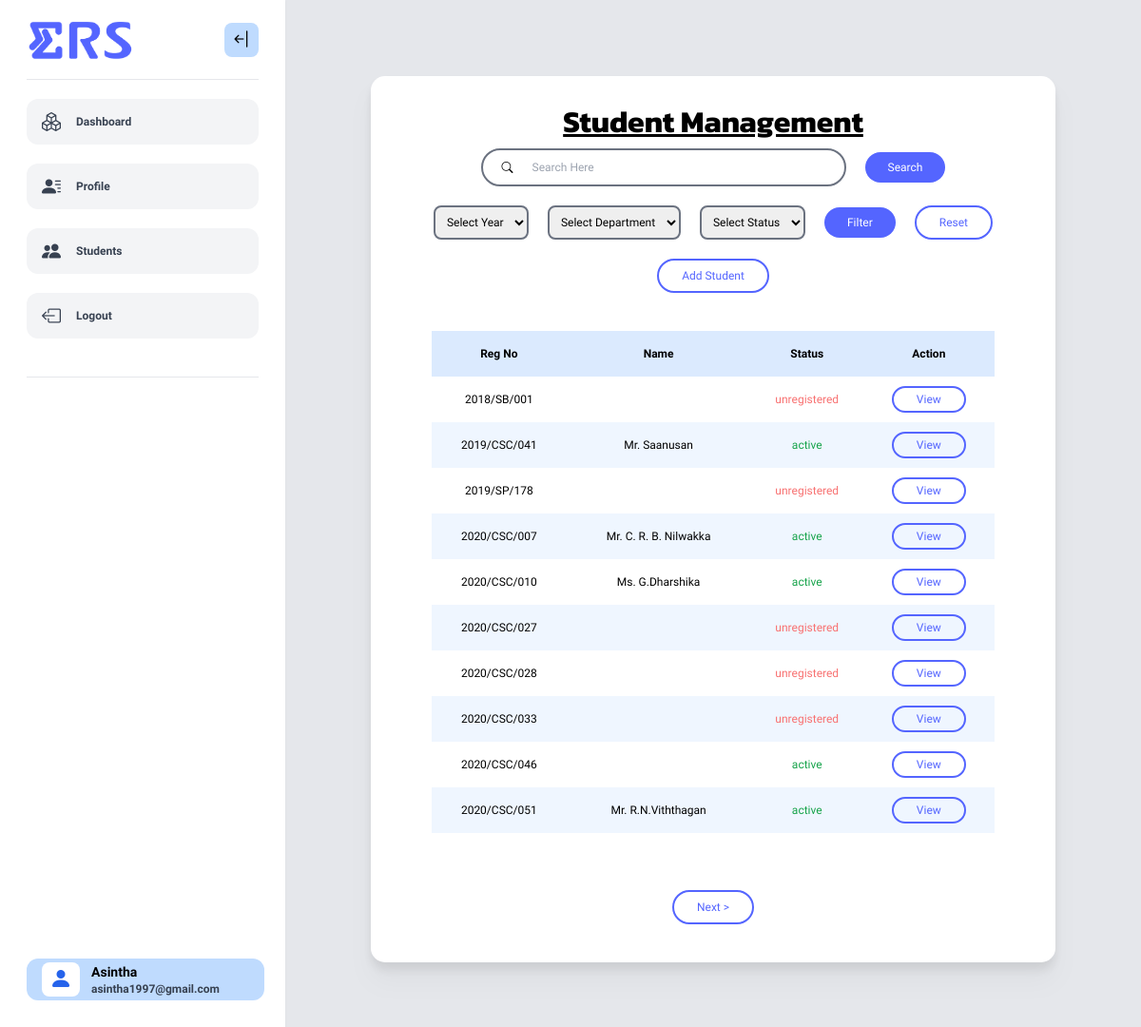
The app's page /admin/index.php?page=stud (signed in) with its own data.
### tables this page shows
CREATE TABLE `student` (
  `regNo` varchar(12) NOT NULL,
  `title` varchar(5) DEFAULT NULL,
  `nameWithInitial` varchar(60) DEFAULT NULL,
  `fullName` varchar(150) DEFAULT NULL,
  `district` varchar(30) DEFAULT NULL,
  `mobileNo` varchar(11) DEFAULT NULL,
  `landlineNo` varchar(11) DEFAULT NULL,
  `homeAddress` varchar(300) DEFAULT NULL,
  `addressInJaffna` varchar(300) DEFAULT NULL,
  `profile_img` varchar(255) DEFAULT NULL
);

CREATE TABLE `student_check` (
  `regNo` varchar(12) NOT NULL,
  `email` varchar(80) NOT NULL,
  `password` varchar(255) DEFAULT NULL,
  `status` varchar(20) NOT NULL DEFAULT 'unregistered',
  `verificationCode` int(11) DEFAULT NULL,
  `verificationStatus` varchar(15) NOT NULL DEFAULT 'not_verified'
);

### config/adminName.php (called while the page is built, shortened)
<?php
$get_name = "
    SELECT a.name, ad.title
    FROM admin a
    INNER JOIN admin_details ad
    ON a.email = ad.email
    WHERE ad.email ='".$_SESSION['userid']."'";
$res = mysqli_fetch_assoc(mysqli_query($con, $get_name));
$userprofname = $res['name'];
?>

### admin/studentAdmin/admin_student.php (the view, shortened to what this page needs)
<?php
$current_page = isset($_GET['no']) ? intval($_GET['no']) : 1;
$records_per_page = 10;
$offset = ($current_page - 1) * $records_per_page;
$sql = "SELECT * FROM student INNER JOIN student_check ON student.regNo = student_check.regNo";
$limit = " LIMIT $offset, $records_per_page";
$forcount = $sql;
$sql .= $limit;
$stdlist = mysqli_query($con, $sql);
?>
<div class="flex flex-col items-center justify-around gap-5">
    <h1 class="title">Student Management</h1>
    <form  id="searchform" action="index.php?page=stud" method="post" class="flex items-center gap-5">
        <div class="search-bar w-96 h-10 border-2 border-gray-500 rounded-full flex items-center gap-5 px-5">
            <i class="bi bi-search"></i>
            <input type="text" name="searchkey" placeholder="Search Here" value="<?php echo (isset($searchkey)) ? $searchkey : "" ?>" class="outline-none h-full w-full" required>
        </div>
        <button class="btn fill-btn" type="submit" name="search">Search</button>
    </form>
    <div class="filter">
        <form id="filterform" method="post" action="index.php?page=stud"  class="flex gap-5 items-center">
            <select name="year" id="year"  class="p-2 border-2 border-gray-500 rounded-lg outline-none">
                <option value="none">Select Year</option>
            </select>
            <?php
                $distinctDept = "SELECT DISTINCT SUBSTRING(SUBSTRING_INDEX(regNo, '/', 2), 6) AS code FROM student";
                $result = $con->query($distinctDept);
                if ($result->num_rows > 1) { ?>
                    <select for="dept" name="dept" class="p-2 border-2 border-gray-500 rounded-lg outline-none">
                        <option value="none">Select Department</option>
                    </select>
                <?php
                }
            ?>
            <?php
                $distinctStatus = "SELECT DISTINCT status FROM student_check";
                $result = $con->query($distinctStatus);
                if ($result->num_rows > 1) { ?>
                    <select for="status" name="status" class="p-2 border-2 border-gray-500 rounded-lg outline-none">
                        <option value="none">Select Status</option>
                    </select>
                    <?php
                }
            ?>
            <div class="flex items-center gap-5">
                <button type="submit" name="filter" value="Filter" class="btn fill-btn">Filter</button>
                <a href="index.php?page=stud">
                    <button id="add" class="btn outline-btn">Reset</button>
                </a>
            </div>
        </form>
    </div>
    <a href="index.php?page=addStud">
        <button id="add" class="btn outline-btn">Add Student</button>
    </a>
    <table class="w-10/12 mt-5 text-center">
        <tr class="h-12 bg-blue-100 font-semibold">
            <th>Reg No</th>
            <th>Name</th>
            <th>Status</th>
            <th>Action</th>
        </tr>
        <?php
        if (mysqli_num_rows($stdlist) > 0) {
        while ($row = mysqli_fetch_assoc($stdlist)) {
            ?>
            <tr class="h-12 odd:bg-blue-50">
                <td><?php echo $row['regNo']; ?></td>
                <td><?php echo ($row['title'] != "") ? $row['title'] . ". " : "";
                    echo $row['nameWithInitial']; ?></td>
                <td class="<?php echo ($row['status'] == 'active') ? 'text-green-600' : 'text-red-400'; ?>"><?php echo $row['status']; ?></td>
                <td>
                    <button onclick="view('<?php echo $row['regNo']; ?>')" class="btn outline-btn !py-1">View</button>
                </td>
            </tr>
            <?php
        }
        } else {
            echo "<tr class='h-12 odd:bg-blue-50'>
                     <td colspan='4'>No record found</td>
                  </tr>
                ";
        }
        ?>
    </table>
<div class="w-1/2 flex items-center justify-around mt-10">
<?php
$next_page = $current_page + 1;
    $count_result = mysqli_query($con, $forcount);
    $total_records = $count_result->num_rows;
    $total_pages = ceil($total_records / $records_per_page);
    if ($next_page <= $total_pages) {
        echo "<button onclick='pagechange($next_page)' class='btn outline-btn'>Next ></button>";
    }
    ?>
</div>
</div>

### admin/index.php (shortened to what this page needs)
<?php
require_once("../config/connect.php");
require_once("../config/adminName.php");
?>
<!doctype html>
<html lang="en">
<head>
    <script src="https://cdn.tailwindcss.com"></script>
    <link
      rel="stylesheet"
      href="https://cdn.jsdelivr.net/npm/bootstrap-icons@1.7.2/font/bootstrap-icons.css" />
    <link rel="stylesheet" type="text/css" href="../assets/css/admin.css" />
</head>
<body class="bg-gray-200 sm:text-xs xl:text-sm 2xl:text-base">
<?php
    require_once("navbar.php");
?>
<div id="nextSibling" class="transition-all ml-[300px] h-auto flex items-center justify-center py-20">
    <div class = "card drop-shadow-xl">
        <?php
        if ($_SESSION['role'] == "Admin_Student") {
            if(isset($_GET['page'])){
                if($_GET['page'] === "stud"){
                    include("studentAdmin/admin_student.php");
                }
            }
            else
                include("studentAdmin/stud_admin_dashboard.php");
        }
        ?>
    </div>
</div>
</body>
</html>

### admin/navbar.php (shortened to what this page needs)
<nav
  id="navBar"
  class="fixed top-0 bottom-0 lg:left-0 py-5 px-7 w-[300px] bg-white drop-shadow-sm transition-all">
  <div class="flex items-center justify-between">
    <img
      src="../assets/img/logo/ERS_logo.gif"
      alt="Logo"
      class="w-28 transition-all"
      id="nav-logo" />
    <i
      onclick="toggleNavBar()"
      id="open-close-btn"
      class="bi bi-arrow-bar-left text-xl py-1 px-2 rounded-lg bg-blue-200 text-black cursor-pointer transition-all"></i>
  </div>
  <hr class="bg-gray-700 my-5" />
  <div class="flex flex-col gap-5" id="navLinks">
    <a
      id="dashboardLink"
      href="../admin"
      class="flex items-center gap-4 w-full bg-gray-100 rounded-xl py-2.5 px-4 cursor-pointer transition-all hover:bg-gray-200 hover:text-black font-semibold text-gray-700">
      <i class="bi bi-boxes text-xl"></i>
      <span class="transition-all">Dashboard</span>
    </a>
    <a
      id="dashboardLink"
      href="index.php?page=profile"
      class="flex items-center gap-4 w-full bg-gray-100 rounded-xl py-2.5 px-4 cursor-pointer transition-all hover:bg-gray-200 hover:text-black font-semibold text-gray-700">
      <i class="bi bi-person-lines-fill text-xl"></i>
      <span class="transition-all">Profile</span>
    </a>
    <?php if ($_SESSION['role'] == "Admin_Student") {?>
        <a
          id="dashboardLink"
          href="index.php?page=stud"
          class="flex items-center gap-4 w-full bg-gray-100 rounded-xl py-2.5 px-4 cursor-pointer transition-all hover:bg-gray-200 hover:text-black font-semibold text-gray-700">
          <i class="bi bi-people-fill text-xl"></i>
          <span class="transition-all">Students</span>
        </a>
    <?php } ?>
    <a
      id="dashboardLink"
      href="../logout.php"
      class="flex items-center gap-4 w-full bg-gray-100 rounded-xl py-2.5 px-4 cursor-pointer transition-all hover:bg-gray-200 hover:text-black font-semibold text-gray-700">
      <i class="bi bi-box-arrow-left text-xl"></i>
      <span class="transition-all">Logout</span>
    </a>
  </div>
  <hr class="bg-gray-700 my-10" />
  <a
    id="profile-sec"
    href="index.php?page=profile"
    class="fixed bottom-10 w-10/12 mx-auto bg-blue-200 rounded-xl flex items-center gap-3 py-1 px-4 cursor-pointer overflow-x-hidden">
      <i
        class="user-icon bi bi-person-fill text-2xl py-0.5 px-2 rounded-lg bg-white text-blue-600"></i>
      <div class="name-email leading-tight">
        <h4 class="text-black font-bold text-sm"><?php echo $userprofname ?></h4>
        <p class="text-xs font-semibold text-gray-700"><?php echo $_SESSION['userid'] ?></p>
      </div>
    </a>
</nav>

### assets/css/admin.css (style rules this page uses)
:root { --primary: #5465ff; --secondary: #bfd7ff; --error: #ff5733; --title: "Kanit"; }
* { margin: 0; padding: 0; box-sizing: border-box; font-family: "Geologica", serif; }
.title { font-family: var(--title); font-weight: bolder; font-size: 2rem; text-decoration: underline; }
.btn { border: none; border-radius: 9999px; padding: 0.5rem 1.5rem; font-weight: 500; cursor: pointer; text-align: center; transition: 0.4s all ease; }
.fill-btn { background-color: var(--primary) !important; color: white; }
.outline-btn { background-color: transparent; color: var(--primary); border: 2px solid var(--primary) !important; }
.card { background-color: white; border: none; border-radius: 15px; padding: 40px 5px; width: 80%; margin: auto; }

### records on screen
student: regNo.regNo "2018/SB/001", regNo.status "unregistered"
student: regNo.regNo "2019/CSC/041", title "Mr", nameWithInitial "Saanusan", regNo.status "active"
student: regNo.regNo "2019/SP/178", regNo.status "unregistered"
student: regNo.regNo "2020/CSC/007", title "Mr", nameWithInitial "C. R. B. Nilwakka", regNo.status "active"
student: regNo.regNo "2020/CSC/010", title "Ms", nameWithInitial "G.Dharshika", regNo.status "active"
student: regNo.regNo "2020/CSC/027", regNo.status "unregistered"
student: regNo.regNo "2020/CSC/028", regNo.status "unregistered"
student: regNo.regNo "2020/CSC/033", regNo.status "unregistered"
student: regNo.regNo "2020/CSC/046", regNo.status "active"
student: regNo.regNo "2020/CSC/051", title "Mr", nameWithInitial "R.N.Viththagan", regNo.status "active"

### other values on screen
$userprofname "Asintha"
$_SESSION['userid'] "asintha1997@gmail.com"
